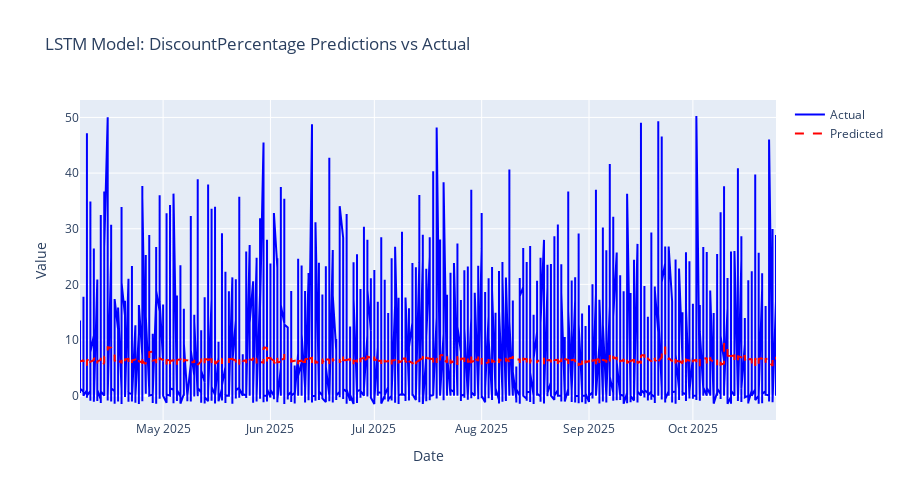

Notebook code cell kept with this figure:
### Code cell
# Visualize LSTM predictions
# Get corresponding dates for test predictions
test_dates = df_clean[date_col].iloc[train_size + lookback:].values

plot_predictions(
    y_test_actual,
    lstm_predictions,
    test_dates,
    title=f'LSTM Model: {target_col} Predictions vs Actual'
)

### Figure 1 — Plotly figure (JSON) as saved in the notebook; plotly's stock layout.template omitted (floating-point values rounded to 4 significant figures; data arrays with more than 128 entries replaced by an {"elided": "..."} marker saying what was removed)
{"data": [{"line": {"color": "blue", "width": 2}, "mode": "lines", "name": "Actual", "type": "scatter", "x": {"elided": "2188 str values"}, "y": {"elided": "2188 float values"}}, {"line": {"color": "red", "dash": "dash", "width": 2}, "mode": "lines", "name": "Predicted", "type": "scatter", "x": {"elided": "2188 str values"}, "y": {"elided": "2188 float values"}}], "layout": {"height": 500, "hovermode": "x unified", "title": {"text": "LSTM Model: DiscountPercentage Predictions vs Actual"}, "xaxis": {"title": {"text": "Date"}}, "yaxis": {"title": {"text": "Value"}}}}
